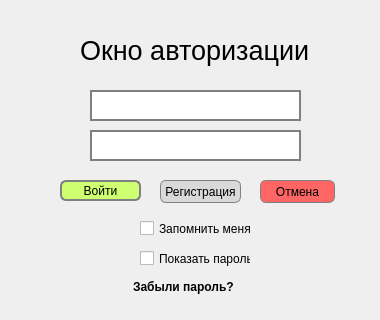
<?xml version="1.0" encoding="UTF-8"?>
<ui version="4.0">
 <class>Dialog</class>
 <widget class="QDialog" name="Dialog">
  <property name="geometry">
   <rect>
    <x>0</x>
    <y>0</y>
    <width>380</width>
    <height>320</height>
   </rect>
  </property>
  <property name="minimumSize">
   <size>
    <width>380</width>
    <height>320</height>
   </size>
  </property>
  <property name="maximumSize">
   <size>
    <width>380</width>
    <height>320</height>
   </size>
  </property>
  <property name="baseSize">
   <size>
    <width>380</width>
    <height>320</height>
   </size>
  </property>
  <property name="windowTitle">
   <string>Dialog</string>
  </property>
  <widget class="QPushButton" name="loginButton">
   <property name="geometry">
    <rect>
     <x>60</x>
     <y>180</y>
     <width>81</width>
     <height>21</height>
    </rect>
   </property>
   <property name="styleSheet">
    <string notr="true">border-radius: 6px;
background-color: #CEFF70;
border: 2px solid  gray;</string>
   </property>
   <property name="text">
    <string>Войти</string>
   </property>
  </widget>
  <widget class="QPushButton" name="cancelButton">
   <property name="geometry">
    <rect>
     <x>260</x>
     <y>180</y>
     <width>75</width>
     <height>23</height>
    </rect>
   </property>
   <property name="styleSheet">
    <string notr="true">border-radius: 6px;
background-color:#FE6665;
border: 1px solid  gray;</string>
   </property>
   <property name="text">
    <string>Отмена</string>
   </property>
  </widget>
  <widget class="QCheckBox" name="checkBox">
   <property name="geometry">
    <rect>
     <x>140</x>
     <y>220</y>
     <width>111</width>
     <height>17</height>
    </rect>
   </property>
   <property name="text">
    <string>Запомнить меня</string>
   </property>
  </widget>
  <widget class="QLabel" name="label">
   <property name="geometry">
    <rect>
     <x>80</x>
     <y>30</y>
     <width>231</width>
     <height>41</height>
    </rect>
   </property>
   <property name="styleSheet">
    <string notr="true">font-size: 20pt;</string>
   </property>
   <property name="text">
    <string>Окно авторизации</string>
   </property>
  </widget>
  <widget class="QCommandLinkButton" name="restorePasswordButton">
   <property name="geometry">
    <rect>
     <x>120</x>
     <y>270</y>
     <width>141</width>
     <height>31</height>
    </rect>
   </property>
   <property name="maximumSize">
    <size>
     <width>1677721</width>
     <height>16777215</height>
    </size>
   </property>
   <property name="styleSheet">
    <string notr="true"/>
   </property>
   <property name="text">
    <string>Забыли пароль?</string>
   </property>
   <property name="iconSize">
    <size>
     <width>0</width>
     <height>0</height>
    </size>
   </property>
  </widget>
  <widget class="QCheckBox" name="checkBox_2">
   <property name="geometry">
    <rect>
     <x>140</x>
     <y>250</y>
     <width>111</width>
     <height>17</height>
    </rect>
   </property>
   <property name="text">
    <string>Показать пароль</string>
   </property>
  </widget>
  <widget class="QPushButton" name="registrationButton">
   <property name="geometry">
    <rect>
     <x>160</x>
     <y>180</y>
     <width>81</width>
     <height>23</height>
    </rect>
   </property>
   <property name="styleSheet">
    <string notr="true">border-radius: 6px;
background-color:#D9D9D9;
border: 1px solid  gray;</string>
   </property>
   <property name="text">
    <string>Регистрация</string>
   </property>
  </widget>
  <widget class="QLineEdit" name="userName">
   <property name="geometry">
    <rect>
     <x>90</x>
     <y>90</y>
     <width>211</width>
     <height>31</height>
    </rect>
   </property>
   <property name="styleSheet">
    <string notr="true">border: 2px solid  gray;
font-size:11pt;
 </string>
   </property>
   <property name="alignment">
    <set>Qt::AlignLeading|Qt::AlignLeft|Qt::AlignVCenter</set>
   </property>
  </widget>
  <widget class="QLineEdit" name="password">
   <property name="geometry">
    <rect>
     <x>90</x>
     <y>130</y>
     <width>211</width>
     <height>31</height>
    </rect>
   </property>
   <property name="styleSheet">
    <string notr="true">border: 2px solid  gray;
font-size:11pt;
 </string>
   </property>
  </widget>
 </widget>
 <resources/>
 <connections/>
</ui>
